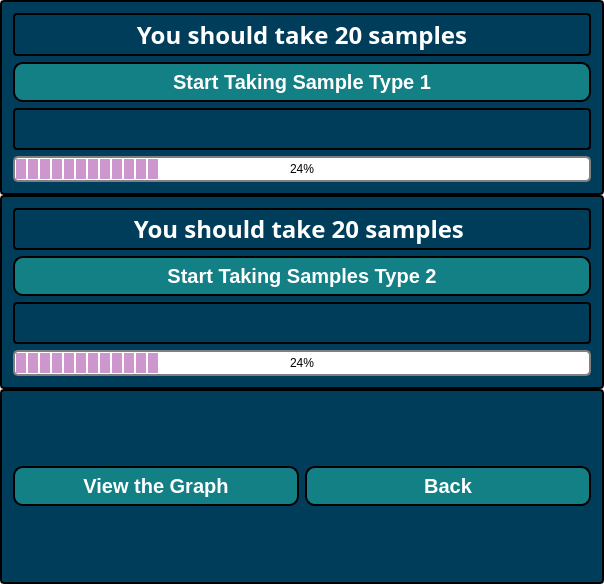
<?xml version="1.0" encoding="UTF-8"?>
<ui version="4.0">
 <class>MainWindow</class>
 <widget class="QMainWindow" name="MainWindow">
  <property name="geometry">
   <rect>
    <x>0</x>
    <y>0</y>
    <width>604</width>
    <height>584</height>
   </rect>
  </property>
  <property name="windowTitle">
   <string>MainWindow</string>
  </property>
  <widget class="QWidget" name="centralwidget">
   <property name="styleSheet">
    <string notr="true">QFrame, QLabel, QToolTip {
    border: 2px solid black;
    border-radius: 4px;
    padding: 2px;
    background-color:rgb(0, 61, 90) ;
	color: white;
}</string>
   </property>
   <layout class="QVBoxLayout" name="verticalLayout">
    <property name="spacing">
     <number>0</number>
    </property>
    <property name="leftMargin">
     <number>0</number>
    </property>
    <property name="topMargin">
     <number>0</number>
    </property>
    <property name="rightMargin">
     <number>0</number>
    </property>
    <property name="bottomMargin">
     <number>0</number>
    </property>
    <item>
     <widget class="QFrame" name="sample1_frame_1">
      <property name="frameShape">
       <enum>QFrame::StyledPanel</enum>
      </property>
      <property name="frameShadow">
       <enum>QFrame::Raised</enum>
      </property>
      <layout class="QVBoxLayout" name="verticalLayout_2">
       <item>
        <widget class="QLabel" name="sample1_label">
         <property name="font">
          <font>
           <family>Tw Cen MT</family>
           <pointsize>18</pointsize>
           <weight>75</weight>
           <bold>true</bold>
          </font>
         </property>
         <property name="text">
          <string>You should take 20 samples</string>
         </property>
         <property name="alignment">
          <set>Qt::AlignCenter</set>
         </property>
        </widget>
       </item>
       <item>
        <widget class="QPushButton" name="taking_sample_1_btn">
         <property name="styleSheet">
          <string notr="true">	QPushButton {
	background-color: #138086;
    border-style: outset;
    border-width: 2px;
    border-radius: 10px;
    border-color: black;
    font: bold 20px;
    min-width: 10em;
    padding: 6px;
	color:rgb(255,255,255);
}
QPushButton:pressed {
	background-color:rgb(100,170,255)
}</string>
         </property>
         <property name="text">
          <string>Start Taking Sample Type 1</string>
         </property>
        </widget>
       </item>
       <item>
        <widget class="QLabel" name="sample1_popup">
         <property name="text">
          <string/>
         </property>
        </widget>
       </item>
       <item>
        <widget class="QProgressBar" name="progressBar">
         <property name="styleSheet">
          <string notr="true">QProgressBar {
    border: 2px solid grey;
    border-radius: 5px;
    text-align: center;
}
QProgressBar::chunk {
    background-color: #CD96CD;
    width: 10px;
    margin: 0.5px;
}</string>
         </property>
         <property name="value">
          <number>24</number>
         </property>
        </widget>
       </item>
      </layout>
     </widget>
    </item>
    <item>
     <widget class="QFrame" name="sample_frame_2">
      <property name="frameShape">
       <enum>QFrame::StyledPanel</enum>
      </property>
      <property name="frameShadow">
       <enum>QFrame::Raised</enum>
      </property>
      <layout class="QVBoxLayout" name="verticalLayout_3">
       <item>
        <widget class="QLabel" name="sample2_label">
         <property name="font">
          <font>
           <family>Tw Cen MT</family>
           <pointsize>18</pointsize>
           <weight>75</weight>
           <bold>true</bold>
          </font>
         </property>
         <property name="text">
          <string>You should take 20 samples </string>
         </property>
         <property name="alignment">
          <set>Qt::AlignCenter</set>
         </property>
        </widget>
       </item>
       <item>
        <widget class="QPushButton" name="taking_sample_2_btn">
         <property name="styleSheet">
          <string notr="true">	QPushButton {
	background-color: #138086;
    border-style: outset;
    border-width: 2px;
    border-radius: 10px;
    border-color: black;
    font: bold 20px;
    min-width: 10em;
    padding: 6px;
	color:rgb(255,255,255);
}
QPushButton:pressed {
	background-color:rgb(100,170,255)
}</string>
         </property>
         <property name="text">
          <string>Start Taking Samples Type 2</string>
         </property>
        </widget>
       </item>
       <item>
        <widget class="QLabel" name="sample2_popup">
         <property name="text">
          <string/>
         </property>
        </widget>
       </item>
       <item>
        <widget class="QProgressBar" name="progressBar_2">
         <property name="styleSheet">
          <string notr="true">QProgressBar {
    border: 2px solid grey;
    border-radius: 5px;
    text-align: center;
}
QProgressBar::chunk {
    background-color: #CD96CD;
    width: 10px;
    margin: 0.5px;
}</string>
         </property>
         <property name="value">
          <number>24</number>
         </property>
        </widget>
       </item>
      </layout>
     </widget>
    </item>
    <item>
     <widget class="QFrame" name="graph_frame_3">
      <property name="frameShape">
       <enum>QFrame::StyledPanel</enum>
      </property>
      <property name="frameShadow">
       <enum>QFrame::Raised</enum>
      </property>
      <layout class="QHBoxLayout" name="horizontalLayout">
       <item>
        <widget class="QPushButton" name="graph_view_btn">
         <property name="styleSheet">
          <string notr="true">	QPushButton {
	background-color: #138086;
    border-style: outset;
    border-width: 2px;
    border-radius: 10px;
    border-color: black;
    font: bold 20px;
    min-width: 10em;
    padding: 6px;
	color:rgb(255,255,255);
}
QPushButton:pressed {
	background-color:rgb(100,170,255)
}</string>
         </property>
         <property name="text">
          <string>View the Graph</string>
         </property>
        </widget>
       </item>
       <item>
        <widget class="QPushButton" name="backButton">
         <property name="styleSheet">
          <string notr="true">	QPushButton {
	background-color: #138086;
    border-style: outset;
    border-width: 2px;
    border-radius: 10px;
    border-color: black;
    font: bold 20px;
    min-width: 10em;
    padding: 6px;
	color:rgb(255,255,255);
}
QPushButton:pressed {
	background-color:rgb(100,170,255)
}</string>
         </property>
         <property name="text">
          <string>Back</string>
         </property>
        </widget>
       </item>
      </layout>
     </widget>
    </item>
   </layout>
  </widget>
 </widget>
 <resources/>
 <connections/>
</ui>
